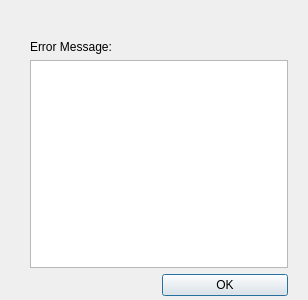
<?xml version="1.0" encoding="UTF-8"?>
<ui version="4.0">
 <class>ErrorWindow</class>
 <widget class="QDialog" name="ErrorWindow">
  <property name="geometry">
   <rect>
    <x>0</x>
    <y>0</y>
    <width>308</width>
    <height>300</height>
   </rect>
  </property>
  <property name="windowTitle">
   <string>Dialog</string>
  </property>
  <widget class="QWidget" name="layoutWidget">
   <property name="geometry">
    <rect>
     <x>30</x>
     <y>40</y>
     <width>258</width>
     <height>256</height>
    </rect>
   </property>
   <layout class="QGridLayout" name="gridLayout">
    <item row="0" column="0">
     <widget class="QLabel" name="errorLabel">
      <property name="text">
       <string>Error Message:</string>
      </property>
     </widget>
    </item>
    <item row="1" column="0" colspan="2">
     <widget class="QTextBrowser" name="errorMessage"/>
    </item>
    <item row="2" column="1">
     <widget class="QPushButton" name="okButton">
      <property name="text">
       <string>OK</string>
      </property>
     </widget>
    </item>
   </layout>
  </widget>
 </widget>
 <resources/>
 <connections>
  <connection>
   <sender>okButton</sender>
   <signal>clicked()</signal>
   <receiver>ErrorWindow</receiver>
   <slot>accept()</slot>
   <hints>
    <hint type="sourcelabel">
     <x>232</x>
     <y>282</y>
    </hint>
    <hint type="destinationlabel">
     <x>366</x>
     <y>260</y>
    </hint>
   </hints>
  </connection>
 </connections>
</ui>
